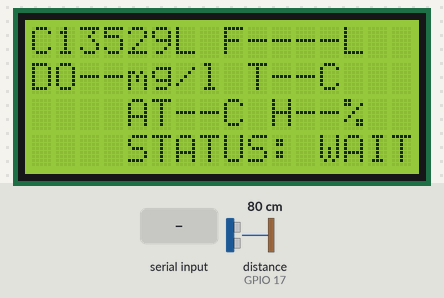
Bench run of a sketch on a simulated ESP32. Parts: 16×4 character LCD. Wiring (inferred from the names in the program): ultrasonic range finder: trigger GPIO 2; echo GPIO 17. The test bench sets the inputs (shaded band); at power-on: distance to the obstacle (sensor on GPIO 17) 80 cm. The echo pulse lasts 58.3 µs per cm.

Above: at 1.2 s.
1.3 s: distance to the obstacle (sensor on GPIO 17) set to 2 cm
At 2.4 s:
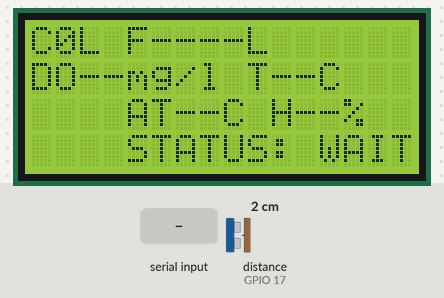
3.0 s: distance to the obstacle (sensor on GPIO 17) set to 4 cm
At 3.5 s:
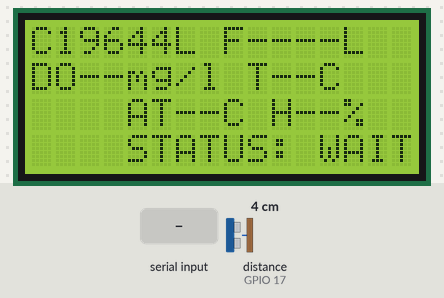
4.5 s: distance to the obstacle (sensor on GPIO 17) set to 9 cm
At 5.5 s:
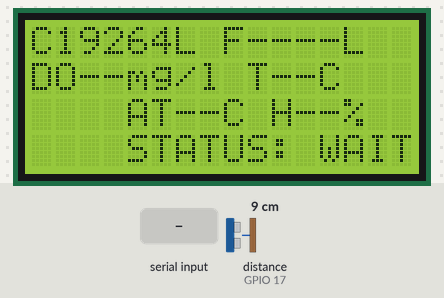
6.0 s: "|\n" received over the second serial link
At 6.31 s:
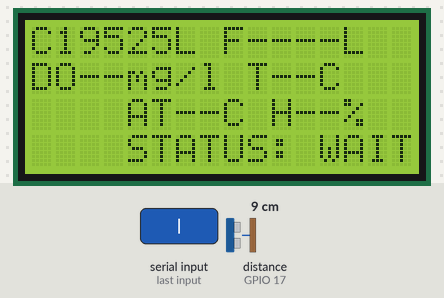
8.0 s: "90\n" received over the second serial link
At 8.31 s:
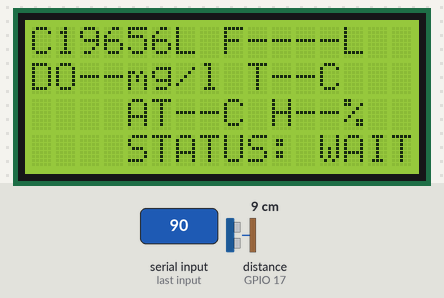
Timing chart, 0 to 11.0 s (numbered marks = the images above; inputs shaded):
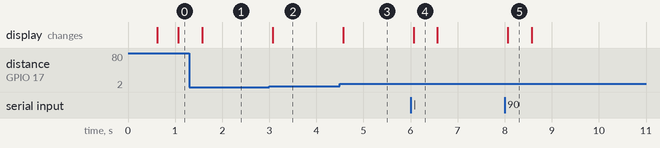

The sketch:

Node1.ino
```cpp
#include <Arduino.h>
#include <Wire.h>
#include <LiquidCrystal_I2C.h>

#define INTERNODE_BAUD 9600

// ============================================================
// HARDWARE PIN ASSIGNMENTS
// ============================================================
#define PIN_N1_TRIG      2
#define PIN_N1_ECHO      17

// Node 1 <-> Node 2 (Bidirectional UART)
#define PIN_N1_UART_RX   32
#define PIN_N1_UART_TX   33

#define PIN_LCD_SDA      21
#define PIN_LCD_SCL      22

// ============================================================
// SYSTEM THRESHOLDS & TANK GEOMETRY
// ============================================================
const float TANK_HEIGHT     = 260.0f;
const float TANK_RADIUS     = 110.0f;

// Environmental Safety Thresholds (Node 2 Enclosure)
const float TEMP_ALERT_TH   = 45.0f;  // Deg C (Overheat threshold)
const float HUMID_ALERT_TH  = 80.0f;  // % RH (Condensation threshold)

// Low Volume Alert Thresholds (in Liters)
const int TAV_LOW_ALERT_TH   = 5000;   // Collection Tank A Low Threshold (< 5000L)
const int TBV_LOW_ALERT_TH   = 500;    // Feeding Tank B Low Threshold (< 500L)

#define RX_TIMEOUT_MS       3000
#define TX_INTERVAL_MS      500

// ============================================================
// SHARED DATA STRUCTURES
// ============================================================
struct LocalSensorData {
    int volumeLiters;
    bool isValid;
};

struct Node2Telemetry {
    float doVal;
    float waterTemp;
    int volume;
    float ambientTemp;
    float humidity;
    bool node2Health;
    bool packetValid;
};

// ============================================================
// GLOBAL HANDLES & PERIPHERALS
// ============================================================
static LocalSensorData g_localSensors = {0, false};
static Node2Telemetry  g_node2Data    = {-1.0f, -127.0f, -1, -127.0f, -1.0f, false, false};
static uint32_t        g_lastNode2Rx = 0;

static SemaphoreHandle_t xLocalDataMutex = NULL;
static SemaphoreHandle_t xNode2DataMutex = NULL;

LiquidCrystal_I2C lcd(0x27, 16, 4);
HardwareSerial NodeSerial(1);

void systemFatalTrap(const char* taskName) {
    Serial.printf("[FATAL ERROR] System Initialization Failed: %s. Halted.\n", taskName);
    while (1) {
        vTaskDelay(pdMS_TO_TICKS(1000));
    }
}

// ============================================================
// TASK: ULTRASONIC SENSOR ACQUISITION (CORE 1)
// ============================================================
void Task_Sensors_Node1(void *pvParameters) {
    pinMode(PIN_N1_TRIG, OUTPUT);
    pinMode(PIN_N1_ECHO, INPUT);
    digitalWrite(PIN_N1_TRIG, LOW);

    TickType_t xLastWakeTime = xTaskGetTickCount();
    const TickType_t xFrequency = pdMS_TO_TICKS(500);

    for (;;) {
        vTaskDelayUntil(&xLastWakeTime, xFrequency);

        digitalWrite(PIN_N1_TRIG, LOW);
        delayMicroseconds(2);
        digitalWrite(PIN_N1_TRIG, HIGH);
        delayMicroseconds(10);
        digitalWrite(PIN_N1_TRIG, LOW);

        unsigned long duration = pulseIn(PIN_N1_ECHO, HIGH, 30000); // 30ms timeout

        LocalSensorData currentRead = {0, false};

        if (duration > 0) {
            // True 0-offset ultrasonic calculation
            float distance = (duration * 0.0343f / 2.0f);
            float waterHeight = TANK_HEIGHT - distance;
            if (waterHeight < 0.0f) waterHeight = 0.0f;

            float volumeLiters = (3.14159f * TANK_RADIUS * TANK_RADIUS * waterHeight) / 1000.0f;

            currentRead.volumeLiters = (int)(volumeLiters * 2.0f);
            currentRead.isValid = true;
        }

        if (xSemaphoreTake(xLocalDataMutex, pdMS_TO_TICKS(50)) == pdTRUE) {
            g_localSensors = currentRead;
            xSemaphoreGive(xLocalDataMutex);
        }
    }
}

// ============================================================
// FIELD PARSER FOR NODE 2 TELEMETRY
// ============================================================
String getFieldFromFrame(const String& packet, const String& fieldName) {
    String search = "|" + fieldName + ":";
    int start = packet.indexOf(search);
    if (start < 0) return "";

    start += search.length();
    int end = packet.indexOf("|", start);
    if (end < 0) end = packet.indexOf(";", start);
    if (end < 0) end = packet.length();

    return packet.substring(start, end);
}

void processNode2Packet(const String& packet) {
    String doVal      = getFieldFromFrame(packet, "DO");
    String tempVal    = getFieldFromFrame(packet, "Temp");
    String volumeVal  = getFieldFromFrame(packet, "TBV");
    String atVal      = getFieldFromFrame(packet, "AT");
    String ahVal      = getFieldFromFrame(packet, "AH");
    String n2Status   = getFieldFromFrame(packet, "node2");

    if (xSemaphoreTake(xNode2DataMutex, pdMS_TO_TICKS(50)) == pdTRUE) {
        if (doVal.length() > 0)     g_node2Data.doVal       = doVal.toFloat();
        if (tempVal.length() > 0)   g_node2Data.waterTemp   = tempVal.toFloat();
        if (volumeVal.length() > 0) g_node2Data.volume      = volumeVal.toInt();
        if (atVal.length() > 0)     g_node2Data.ambientTemp = atVal.toFloat();
        if (ahVal.length() > 0)     g_node2Data.humidity    = ahVal.toFloat();
        if (n2Status.length() > 0)  g_node2Data.node2Health = (n2Status.toInt() == 1);

        if (doVal.length() > 0 && tempVal.length() > 0 && volumeVal.length() > 0 &&
            atVal.length() > 0 && ahVal.length() > 0 && n2Status.length() > 0) {
            g_node2Data.packetValid = true;
            g_lastNode2Rx = millis();
        }
        xSemaphoreGive(xNode2DataMutex);
    }
}

// ============================================================
// TASK: CONTINUOUS BIDIRECTIONAL UART (CORE 0)
// ============================================================
void Task_UART_Node1(void *pvParameters) {
    String rxBuffer = "";
    rxBuffer.reserve(256);

    uint32_t lastTxTime = 0;

    for (;;) {
        while (NodeSerial.available() > 0) {
            char c = (char)NodeSerial.read();

            if (c == '\n') {
                rxBuffer.trim();
                if (rxBuffer.length() > 0) {
                    processNode2Packet(rxBuffer);
                }
                rxBuffer = "";
            } else if (c != '\r') {
                rxBuffer += c;
                if (rxBuffer.length() > 250) {
                    rxBuffer = "";
                }
            }
        }

        uint32_t now = millis();
        if (now - lastTxTime >= TX_INTERVAL_MS) {
            lastTxTime = now;

            LocalSensorData localSnap = {0, false};
            if (xSemaphoreTake(xLocalDataMutex, pdMS_TO_TICKS(10)) == pdTRUE) {
                localSnap = g_localSensors;
                xSemaphoreGive(xLocalDataMutex);
            }

            // Standardized with leading pipe
            String outboundData = "|TAV:" + String(localSnap.volumeLiters) +
                                  "|node1:" + String(localSnap.isValid ? 1 : 0) + ";\n";
            NodeSerial.print(outboundData);
        }

        vTaskDelay(pdMS_TO_TICKS(1));
    }
}

// ============================================================
// TASK: LCD RENDERING (CORE 1)
// ============================================================
void printLCDLine(byte row, const String& text) {
    lcd.setCursor(0, row);
    String line = text;
    if (line.length() > 16) {
        line = line.substring(0, 16);
    }
    lcd.print(line);
    for (int i = line.length(); i < 16; i++) {
        lcd.print(" ");
    }
}

void Task_LCD_Node1(void *pvParameters) {
    lcd.begin(16, 4);
    lcd.backlight();

    TickType_t xLastWakeTime = xTaskGetTickCount();
    const TickType_t xFrequency = pdMS_TO_TICKS(500);

    for (;;) {
        vTaskDelayUntil(&xLastWakeTime, xFrequency);

        LocalSensorData localSnap = {0, false};
        Node2Telemetry node2Snap = {-1.0f, -127.0f, -1, -127.0f, -1.0f, false, false};
        uint32_t lastRx = 0;

        if (xSemaphoreTake(xLocalDataMutex, pdMS_TO_TICKS(20)) == pdTRUE) {
            localSnap = g_localSensors;
            xSemaphoreGive(xLocalDataMutex);
        }
        if (xSemaphoreTake(xNode2DataMutex, pdMS_TO_TICKS(20)) == pdTRUE) {
            node2Snap = g_node2Data;
            lastRx = g_lastNode2Rx;
            xSemaphoreGive(xNode2DataMutex);
        }

        // Line 1: Tank Volumes (Strictly aligned to fit <= 16 chars)
        String line1 = "C" + String(localSnap.volumeLiters) + "L F";
        if (node2Snap.volume >= 0) line1 += String(node2Snap.volume);
        else line1 += "----";
        line1 += "L";

        // Line 2: DO (mg/l) & Water Temp (Optimized to fit exactly within 16 chars)
        String line2 = "DO";
        if (node2Snap.doVal >= 0) line2 += String(node2Snap.doVal, 1);
        else line2 += "--";
        line2.replace(".", ",");

        line2 += "mg/l T";
        if (node2Snap.waterTemp > -100.0f) line2 += String(node2Snap.waterTemp, 1);
        else line2 += "--";
        line2.replace(".", ",");
        line2 += "C";

        // Line 3: Ambient Temp & Humidity
        String line3 = "AT";
        if (node2Snap.ambientTemp > -100.0f) line3 += String(node2Snap.ambientTemp, 1);
        else line3 += "--";
        line3.replace(".", ",");

        line3 += "C H";
        if (node2Snap.humidity >= 0) line3 += String(node2Snap.humidity, 0);
        else line3 += "--";
        line3 += "%";

        // Line 4: Environmental, Volume & Communication System Status
        String statusStr = "NORMAL";

        bool highTemp  = (node2Snap.ambientTemp >= TEMP_ALERT_TH);
        bool highHumid = (node2Snap.humidity >= HUMID_ALERT_TH);

        bool lowTav    = localSnap.isValid && (localSnap.volumeLiters < TAV_LOW_ALERT_TH);
        bool lowTbv    = (node2Snap.volume >= 0) && (node2Snap.volume < TBV_LOW_ALERT_TH);

        if (lastRx == 0) {
            statusStr = "WAITING";      // Waiting for initial frame
        } else if (millis() - lastRx > RX_TIMEOUT_MS) {
            statusStr = "ERROR";         // Serial link dead
        } else if (highTemp && highHumid) {
            statusStr = "HOT+HUM";       // High temperature & high moisture
        } else if (highTemp) {
            statusStr = "OVERTEMP";      // Enclosure overheat alert
        } else if (highHumid) {
            statusStr = "HI HUMID";      // Enclosure condensation alert
        } else if (lowTav && lowTbv) {
            statusStr = "LOW C+F";       // Both Collection (TAV) and Feeding (TBV) tanks low
        } else if (lowTav) {
            statusStr = "LOW TAV";       // Collection tank (TAV < 5000L) low
        } else if (lowTbv) {
            statusStr = "LOW TBV";       // Feeding tank (TBV < 500L) low
        } else if (!node2Snap.node2Health) {
            statusStr = "FAULT";         // Hardware sensor error on Node 2
        }

        String line4 = "STATUS: " + statusStr;

        printLCDLine(0, line1);
        printLCDLine(1, line2);
        printLCDLine(2, line3);
        printLCDLine(3, line4);
    }
}

// ============================================================
// SETUP & MAIN LOOP
// ============================================================
void setup() {
    Serial.begin(115200);

    Wire.begin(PIN_LCD_SDA, PIN_LCD_SCL);
    NodeSerial.begin(INTERNODE_BAUD, SERIAL_8N1, PIN_N1_UART_RX, PIN_N1_UART_TX);

    xLocalDataMutex = xSemaphoreCreateMutex();
    xNode2DataMutex = xSemaphoreCreateMutex();

    if (!xLocalDataMutex || !xNode2DataMutex) {
        systemFatalTrap("Mutex Allocation");
    }

    BaseType_t r1 = xTaskCreatePinnedToCore(Task_Sensors_Node1, "N1_Sensors", 3072, NULL, 2, NULL, 1);
    BaseType_t r2 = xTaskCreatePinnedToCore(Task_UART_Node1,    "N1_UART",    3072, NULL, 3, NULL, 0);
    BaseType_t r3 = xTaskCreatePinnedToCore(Task_LCD_Node1,     "N1_LCD",     3072, NULL, 1, NULL, 1);

    if (r1 != pdPASS) systemFatalTrap("N1_Sensors Task");
    if (r2 != pdPASS) systemFatalTrap("N1_UART Task");
    if (r3 != pdPASS) systemFatalTrap("N1_LCD Task");
}

void loop() {
    vTaskDelete(NULL);
}
```

Measured:
- after the input at 1.3 s, the display: changes after 0.28 s (image 1)
- after the input at 3.0 s, the display: changes after 0.08 s (image 2)
- after the input at 4.5 s, the display: changes after 0.07 s (image 3)
- after the input at 6.0 s, the display: changes after 0.07 s (image 4)
- after the input at 8.0 s, the display: changes after 0.07 s (image 5)
- what the display in image 4 shows lasts 0.5 s, from 6.1 s to 6.6 s
